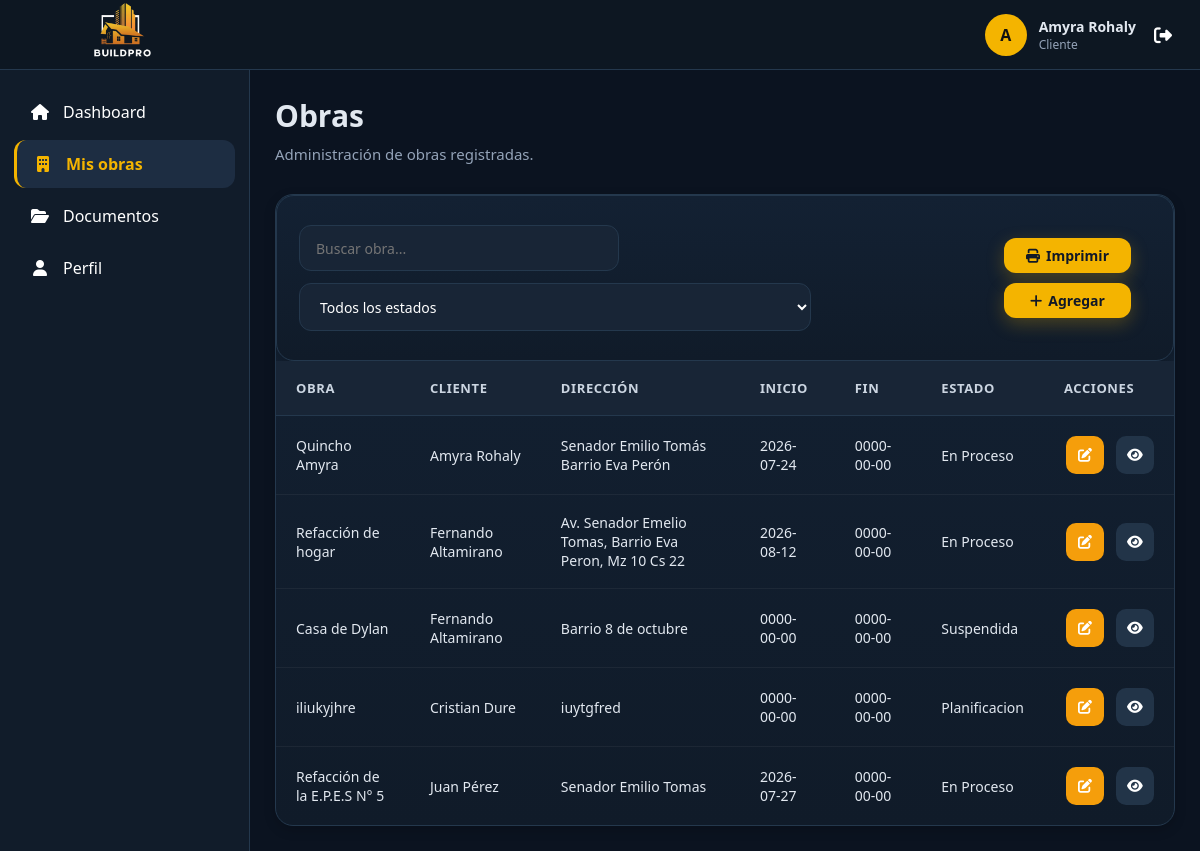
Page /vistas/obras/index.php (signed in) on the committed database.
### tables this page shows
CREATE TABLE `obra` (
  `id_obra` int(11) NOT NULL,
  `id_usuario` int(11) NOT NULL,
  `nombre_obra` varchar(150) NOT NULL,
  `direccion` varchar(255) NOT NULL,
  `descripcion` text DEFAULT NULL,
  `fecha_inicio` date DEFAULT NULL,
  `fecha_fin` date DEFAULT NULL,
  `estado` enum('Planificacion','En Proceso','Finalizada','Cancelada','Suspendida') DEFAULT 'Planificacion',
  `activo` tinyint(1) NOT NULL DEFAULT 1
);

CREATE TABLE `usuario` (
  `id_usuario` int(11) NOT NULL,
  `id_rol` int(11) NOT NULL,
  `nombre` varchar(100) NOT NULL,
  `apellido` varchar(100) NOT NULL,
  `documento` varchar(20) DEFAULT NULL,
  `correo` varchar(150) NOT NULL,
  `contraseña` varchar(255) NOT NULL,
  `telefono` varchar(20) DEFAULT NULL,
  `direccion` varchar(255) DEFAULT NULL,
  `salario` decimal(12,2) DEFAULT NULL,
  `fecha_registro` datetime DEFAULT current_timestamp(),
  `estado` tinyint(1) DEFAULT 1 COMMENT '1=Activo, 0=Inactivo'
);

### modelos/Conexion.php (called while the page is built)
<?php
class Conexion {
    private $host = "localhost";
    private $usuario = "root";
    private $password = "";
    private $baseDatos = "constructora";
    public function conectar(){
        try {
            $conexion = new PDO(
                "mysql:host=".$this->host.";dbname=".$this->baseDatos.";charset=utf8",
                $this->usuario,
                $this->password
            );
            $conexion->setAttribute(
                PDO::ATTR_ERRMODE,
                PDO::ERRMODE_EXCEPTION
            );
            return $conexion;
        } catch(PDOException $e){
            die("Error de conexión: ".$e->getMessage());
        }
    }
}
?>

### modelos/Obra.php (called while the page is built, shortened)
<?php
require_once "Conexion.php";
class Obra
{
    private $conexion;
    public function __construct()
    {
        $db = new Conexion();
        $this->conexion = $db->conectar();
    }
    public function obtenerTodos()
    {
        $sql = "SELECT
    o.id_obra,
    o.nombre_obra,
    o.direccion,
    o.fecha_inicio,
    o.fecha_fin,
    o.estado,
    u.nombre AS nombre_cliente,
    u.apellido AS apellido_cliente
FROM obra o
INNER JOIN usuario u
    ON o.id_usuario = u.id_usuario";
        $consulta = $this->conexion->prepare($sql);
        $consulta->execute();
        return $consulta->fetchAll(PDO::FETCH_ASSOC);
    }
}

### vistas/obras/index.php (the view, shortened to what this page needs)
<?php
require_once "../../modelos/Obra.php";
$obra = new Obra();
$obras = $obra->obtenerTodos();
require_once "../../layouts/header.php";
require_once "../../layouts/sidebar.php";
?>
<main class="content">
    <div class="page-title no-print">
        <h1>Obras</h1>
        <p>
            Administración de obras registradas.
        </p>
    </div>
    <div class="table-container">
        <div class="toolbar no-print">
            <div class="toolbar-left">
                <input
                    type="text"
                    id="buscarObra"
                    class="search-box"
                    placeholder="Buscar obra...">
                <select id="filtroEstado" class="filter">
                    <option value="">
                        Todos los estados
                    </option>
                </select>
            </div>
            <div style="display: flex; flex-direction: column; margin: 20px;">
                <button
                    onclick="window.print()"
                    class="btn btn-primary"
                    style="margin-bottom: 10px;">
                    <i class="fa-solid fa-print"></i>
                    Imprimir
                </button>
                <a
                    href="agregar.php"
                    class="btn btn-primary">
                    <i class="fa-solid fa-plus"></i>
                    Agregar
                </a>
            </div>
        </div>
        <table
            class="table"
            id="tablaObras">
            <thead>
                <tr>
                    <th>Obra</th>
                    <th>Cliente</th>
                    <th>Dirección</th>
                    <th>Inicio</th>
                    <th>Fin</th>
                    <th>Estado</th>
                    <th class="no-print">
                        Acciones
                    </th>
                </tr>
            </thead>
            <tbody>
                <?php foreach ($obras as $o) { ?>
                    <tr>
                        <td>
                            <?= $o["nombre_obra"] ?>
                        </td>
                        <td>
                            <?= $o["nombre_cliente"] . " " . $o["apellido_cliente"] ?>
                        </td>
                        <td>
                            <?= $o["direccion"] ?>
                        </td>
                        <td>
                            <?= $o["fecha_inicio"] ?>
                        </td>
                        <td>
                            <?= $o["fecha_fin"] ?>
                        </td>
                        <td>
                            <?= $o["estado"] ?>
                        </td>
                        <td class="no-print">
                            <div class="table-actions">
                            <a href="editar.php?id=<?= $o["id_obra"] ?>" class="btn btn-warning">
                                <i class="fa-solid fa-pen-to-square"></i>
                            </a>
                            <a href="ver.php?id=<?= $o["id_obra"] ?>" class="btn btn-secondary">
                                <i class="fa-solid fa-eye"></i>
                            </a>
                            </div>
                        </td>
                    </tr>
                <?php } ?>
            </tbody>
        </table>
    </div>
</main>
<?php
require_once "../../layouts/footer.php";
?>

### assets/css/layout.css (style rules this page uses)
:root { --bg:#070d14; --surface:#111e2b; --surface-light:#182838; --surface-hover:#223448; --primary:#ffb703; --primary-hover:#fb8500; --text:#ffffff; --text-secondary:#94a3b8; --border:rgba(255,255,255,.08); --sidebar-width:250px; --navbar-height:70px; --radius:14px; --shadow: 0 8px 30px rgba(0,0,0,.25); }
* { margin:0; padding:0; box-sizing:border-box; font-family:"Segoe UI",sans-serif; }
html, body { width:100%; min-height:100%; overflow-x:hidden; }
body { background:var(--bg); color:var(--text); }
.content { margin-left:var(--sidebar-width); margin-top:var(--navbar-height); min-height:calc(100vh - var(--navbar-height)); padding:30px; background:var(--bg); }
.page-title { margin-bottom:25px; }
.page-title h1 { font-size:30px; font-weight:700; margin-bottom:8px; }
.page-title p { color:var(--text-secondary); font-size:15px; }
@media (max-width:1200px) { .content { padding:25px; } }
.content { transition: margin-left .30s ease, width .30s ease, padding .30s ease; }
table { width:100%; }
button, input, select, textarea { font:inherit; }
a { color:inherit; }

### assets/css/components.css (style rules this page uses)
:root { --bg: #0b1320; --surface: #111c2a; --surface-light: #182536; --surface-hover: #1d2d42; --border: #24384d; --primary: #f4b400; --primary-hover: #df9f00; --success: #22c55e; --danger: #ef4444; --warning: #f59e0b; --info: #3b82f6; --white: #ffffff; --text: #e2e8f0; --text-secondary: #94a3b8; --radius: 18px; --shadow-sm: 0 4px 12px rgba(0, 0, 0, 0.18); --shadow-md: 0 10px 25px rgba(0, 0, 0, 0.25); --shadow-lg: 0 18px 45px rgba(0, 0, 0, 0.35); }
* { margin: 0; padding: 0; box-sizing: border-box; }
body { background: var(--bg); color: var(--text); font-family: "Poppins", sans-serif; }
.btn { display: inline-flex; align-items: center; justify-content: center; gap: 10px; height: 35px; padding: 0 22px; border: none; border-radius: 12px; cursor: pointer; text-decoration: none; font-size: 14px; font-weight: 600; transition: 0.25s; }
.btn-primary { background: var(--primary); color: #111827; box-shadow: 0 6px 18px rgba(244, 180, 0, 0.25); }
.btn-warning { background: var(--warning); color: white; }
.btn-secondary { background: #223448; color: white; }
.toolbar { display: flex; justify-content: space-between; align-items: center; gap: 20px; padding: 22px; background: linear-gradient(180deg, #132133, #101b29); border: 1px solid var(--border); border-radius: 18px; box-shadow: var(--shadow-sm); }
.toolbar-left { display: flex; align-items: center; gap: 15px; flex-wrap: wrap; }
.search-box, .filter { height: 46px; background: var(--surface-light); border: 1px solid var(--border); border-radius: 12px; color: white; outline: none; transition: 0.25s; font-size: 14px; }
.search-box { width: 320px; padding: 0 16px; }
.filter { min-width: 180px; padding: 0 14px; cursor: pointer; }
.table-container { margin-top: 30px; background: linear-gradient(180deg, #132133, #101b29); border: 1px solid var(--border); border-radius: 18px; overflow: hidden; box-shadow: var(--shadow-sm); }
.table { width: 100%; border-collapse: collapse; }
.table thead { background: #182536; }
.table th { padding: 18px 20px; text-align: left; color: #cbd5e1; font-size: 13px; font-weight: 600; letter-spacing: 0.6px; text-transform: uppercase; border-bottom: 1px solid var(--border); }
.table td { padding: 18px 20px; border-bottom: 1px solid rgba(255, 255, 255, 0.05); font-size: 14px; color: var(--text); }
.table tbody tr { transition: 0.25s; }
.table tbody tr:last-child td { border-bottom: none; }
.table-actions { display: flex; align-items: center; justify-content: center; gap: 8px; white-space: nowrap; }
.table-actions .btn { width: 38px; height: 38px; padding: 0; border-radius: 10px; }
.input, .filter, select { width: 100%; height: 48px; padding: 0 16px; background: #182536; border: 1px solid var(--border); border-radius: 12px; color: white; outline: none; transition: 0.25s; font-size: 14px; }
.table-container { width: 100%; overflow-x: auto; }
.table { min-width: 900px; }
.table td:last-child { white-space: nowrap; }
.table td:last-child .btn { display: inline-flex; align-items: center; justify-content: center; margin: 2px; }
.toolbar { display: flex; justify-content: space-between; align-items: center; gap: 15px; flex-wrap: wrap; }
.toolbar-left { display: flex; align-items: center; gap: 12px; flex-wrap: wrap; }
.btn { display: inline-flex; align-items: center; justify-content: center; gap: 6px; white-space: nowrap; }
.input, .textarea, .filter, .search-box { max-width: 100%; }

### rows in the picture
obra: nombre_obra "Quincho Amyra", id_usuario.nombre "Amyra", id_usuario.apellido "Rohaly", direccion "Senador Emilio Tomás Barrio Eva Perón", fecha_inicio "2026-07-24", fecha_fin "0000-00-00", estado "En Proceso"
obra: nombre_obra "Refacción de hogar", id_usuario.nombre "Fernando", id_usuario.apellido "Altamirano", direccion "Av. Senador Emelio Tomas, Barrio Eva Peron, Mz 10 Cs 22", fecha_inicio "2026-08-12", fecha_fin "0000-00-00", estado "En Proceso"
obra: nombre_obra "Casa de Dylan", id_usuario.nombre "Fernando", id_usuario.apellido "Altamirano", direccion "Barrio 8 de octubre", fecha_inicio "0000-00-00", fecha_fin "0000-00-00", estado "Suspendida"
obra: nombre_obra "iliukyjhre", id_usuario.nombre "Cristian", id_usuario.apellido "Dure", direccion "iuytgfred", fecha_inicio "0000-00-00", fecha_fin "0000-00-00", estado "Planificacion"
obra: nombre_obra "Refacción de la E.P.E.S N° 5", id_usuario.nombre "Juan", id_usuario.apellido "Pérez", direccion "Senador Emilio Tomas", fecha_inicio "2026-07-27", fecha_fin "0000-00-00", estado "En Proceso"

### other values in the picture
substr($_SESSION['usuario']['nombre'],0,1) "A"
$_SESSION['usuario']['nombre'] "Amyra"
$_SESSION['usuario']['apellido'] "Rohaly"
$_SESSION['usuario']['rol'] "Cliente"
$item[1] "Dashboard"
$item[1] "Mis obras"
$item[1] "Documentos"
$item[1] "Perfil"
